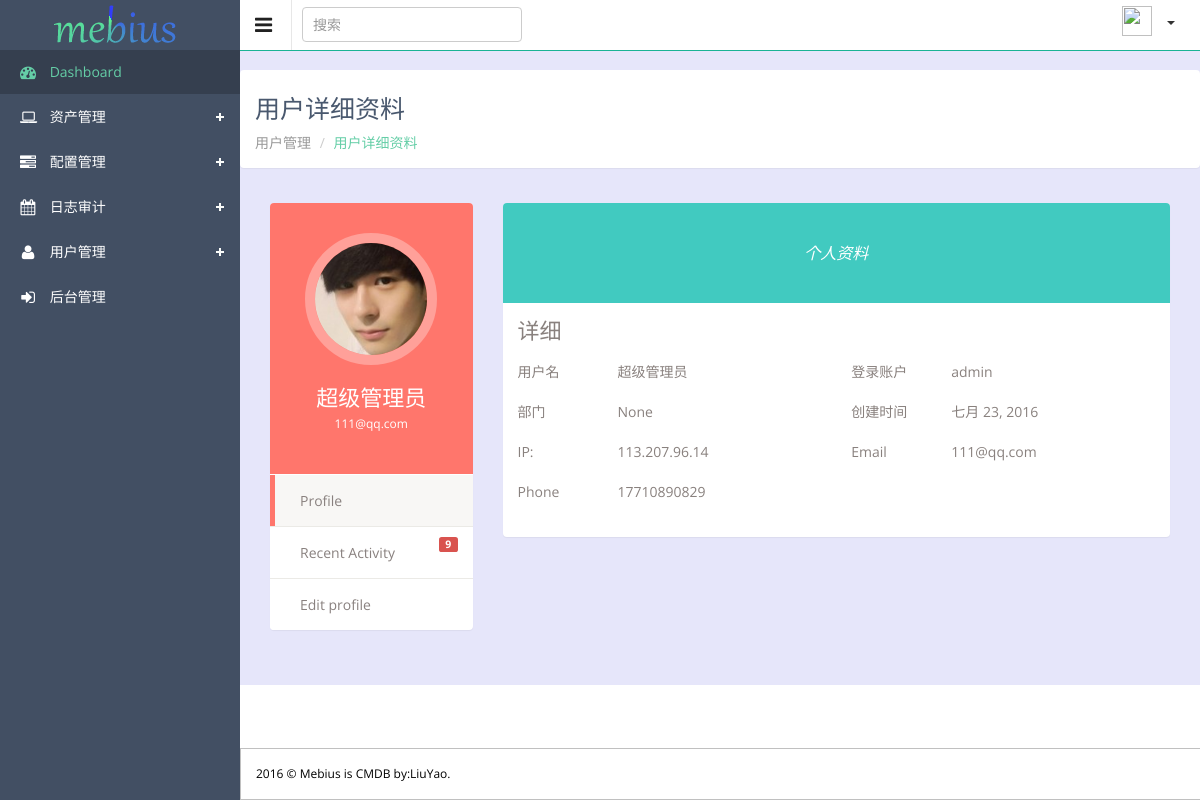
Page /member/userdetail/20/ on the committed database.
### member/models.py (models this page shows, shortened)
class UserProfile(models.Model):
    user = models.OneToOneField(User,verbose_name='后台用户')
    name = models.CharField(max_length=32,verbose_name='姓名')
    head_img = models.ImageField(blank=True,null=True,upload_to="uploads/portrait",verbose_name='头像')
    email = models.EmailField(max_length=64,blank=True,null=True,verbose_name='邮箱')
    phone = models.CharField(verbose_name='手机号',max_length=128)
    department = models.ForeignKey('Group',verbose_name='部门',null=True,blank=True)
    ip = models.GenericIPAddressField(max_length=32,verbose_name='办公IP')
    secret_key = models.TextField(verbose_name='密钥')
    memo = models.TextField(verbose_name='备注', null=True, blank=True)
    create_date  = models.DateField(verbose_name='注册时间',auto_now=True)
    class Meta:
        verbose_name = '成员'
        verbose_name_plural = '成员'

### member/views.py (the view)
# urls.py: url(r'^userdetail/(\d+)/', views.userdetail,name='userdetail',),
def userdetail(request,func):
    objuser = models.UserProfile.objects.get(id=func)
    return render(request,'member/userdetail.html',{'objuser':objuser})

### member/templatetags/memtags.py (called while the page is built)
@register.filter
def cut_url(img):
    try:
        url = img.name.split("/",maxsplit=1)[-1]
        return url
    except:
        return 1

### templates/member/userdetail.html
{% extends 'master/base.html' %}
{% load memtags %}
{% block main-title %}用户详细资料{% endblock %}
{% block main-father %}用户管理{% endblock %}
{% block main-name %}用户详细资料{% endblock %}
{% block content %}
<div class="wrapper">
<aside class="profile-nav col-lg-3">
                      <section class="panel">
                          <div class="user-heading round">
                              <a href="#">
                                  <img src="/statics/{{ objuser.head_img | cut_url }}" alt="">
                              </a>
                              <h1>{{ objuser.name }}</h1>
                              <p>{{ objuser.email }}</p>
                          </div>
                          <ul class="nav nav-pills nav-stacked">
                              <li class="active"><a href="profile.html"> <i class="icon-user"></i> Profile</a></li>
                              <li><a href=""> <i class="icon-calendar"></i> Recent Activity <span class="label label-danger pull-right r-activity">9</span></a></li>
                              <li><a href=""> <i class="icon-edit"></i> Edit profile</a></li>
                          </ul>
                      </section>
                  </aside>
                  <aside class="profile-info col-lg-9">
                      <section class="panel">
                          <div class="bio-graph-heading">
                              个人资料
                          </div>
                          <div class="panel-body bio-graph-info">
                              <h1>详细</h1>
                              <div class="row">
                                  <div class="bio-row">
                                      <p><span>用户名</span>{{ objuser.name }}</p>
                                  </div>
                                  <div class="bio-row">
                                      <p><span>登录账户</span>{{ objuser.user }}</p>
                                  </div>
                                  <div class="bio-row">
                                      <p><span>部门 </span>{{ objuser.department}}</p>
                                  </div>
                                  <div class="bio-row">
                                      <p><span>创建时间</span>{{ objuser.create_date }}</p>
                                  </div>
                                  <div class="bio-row">
                                      <p><span>IP:</span>{{ objuser.ip }}</p>
                                  </div>
                                  <div class="bio-row">
                                      <p><span>Email </span>{{ objuser.email }}</p>
                                  </div>
                                  <div class="bio-row">
                                      <p><span>Phone </span>{{ objuser.phone }}</p>
                                  </div>
                              </div>
                          </div>
                      </section>
                  </aside>
</div>
{% endblock %}

### statics/css/base.css (style rules this page uses)
body { background: white; font-family: 'Open Sans', sans-serif; color: #7a7676; line-height: 20px; overflow-x: hidden; font-size: 14px; }
a { color: #65CEA7; }
h1, h2, h3, h4, h5 { font-family: 'Open Sans', sans-serif; }
.wrapper { padding: 15px; }
.wrapper::after { clear: both; display: block; content: ''; margin-bottom: 20px; }
.bio-graph-info { color: #89817e; }
.bio-graph-info h1 { font-size: 22px; font-weight: 300; margin: 0 0 20px; }
.bio-row { width: 50%; float: left; margin-bottom: 10px; padding:0 15px; }
.bio-row p span { width: 100px; display: inline-block; }
.bio-graph-heading { background: #41cac0; color: #fff; text-align: center; font-style: italic; padding: 40px 110px; border-radius: 4px 4px 0 0; -webkit-border-radius: 4px 4px 0 0; font-size: 16px; font-weight: 300; }
.profile-nav .user-heading { background: #ff766c; color: #fff; border-radius: 4px 4px 0 0; -webkit-border-radius: 4px 4px 0 0; padding: 30px; text-align: center; }
.profile-nav .user-heading.round a { border-radius: 50%; -webkit-border-radius: 50%; border: 10px solid rgba(256,256,256,0.3); display: inline-block; }
.profile-nav .user-heading a img { width: 112px; height: 112px; border-radius: 50%; -webkit-border-radius: 50%; }
.profile-nav .user-heading h1 { font-size: 22px; font-weight: 300; margin-bottom: 5px; }
.profile-nav .user-heading p { font-size: 12px; }
.profile-nav ul { margin-top: 1px; }
.profile-nav ul > li { border-bottom: 1px solid #ebeae6; margin-top: 0; line-height: 30px; }
.profile-nav ul > li:last-child { border-bottom: none; }
.profile-nav ul > li > a { border-radius: 0; -webkit-border-radius: 0; color: #89817f; border-left: 5px solid #fff; }
.profile-nav ul > li > a:hover, .profile-nav ul > li > a:focus, .profile-nav ul li.active a { background: #f8f7f5 !important; border-left: 5px solid #ff766c; color: #89817f !important; }
.profile-nav ul > li:last-child > a:last-child { border-radius: 0 0 4px 4px; -webkit-border-radius: 0 0 4px 4px; }
.profile-nav ul > li > a > i { font-size: 16px; padding-right: 10px; color: #bcb3aa; }

### rows in the picture
UserProfile: head_img (picture), name "超级管理员", email "111@qq.com", user "admin", department "None", create_date "七月 23, 2016", ip "113.207.96.14", phone "17710890829"
